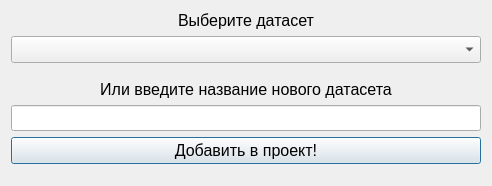
<?xml version="1.0" encoding="UTF-8"?>
<ui version="4.0">
 <class>diag_create_dataset</class>
 <widget class="QDialog" name="diag_create_dataset">
  <property name="geometry">
   <rect>
    <x>0</x>
    <y>0</y>
    <width>492</width>
    <height>186</height>
   </rect>
  </property>
  <property name="windowTitle">
   <string>Create Dataset</string>
  </property>
  <layout class="QVBoxLayout" name="diag_main_layout">
   <item>
    <widget class="QLabel" name="label_2">
     <property name="font">
      <font>
       <pointsize>12</pointsize>
      </font>
     </property>
     <property name="text">
      <string>Выберите датасет</string>
     </property>
     <property name="alignment">
      <set>Qt::AlignCenter</set>
     </property>
    </widget>
   </item>
   <item>
    <widget class="QComboBox" name="combo_choose_dataset">
     <property name="font">
      <font>
       <pointsize>12</pointsize>
      </font>
     </property>
    </widget>
   </item>
   <item>
    <spacer name="verticalSpacer_2">
     <property name="orientation">
      <enum>Qt::Vertical</enum>
     </property>
     <property name="sizeHint" stdset="0">
      <size>
       <width>20</width>
       <height>40</height>
      </size>
     </property>
    </spacer>
   </item>
   <item>
    <widget class="QLabel" name="label">
     <property name="font">
      <font>
       <pointsize>12</pointsize>
      </font>
     </property>
     <property name="text">
      <string>Или введите название нового датасета</string>
     </property>
     <property name="alignment">
      <set>Qt::AlignCenter</set>
     </property>
    </widget>
   </item>
   <item>
    <widget class="QLineEdit" name="lineedit_dataset_name">
     <property name="font">
      <font>
       <pointsize>11</pointsize>
      </font>
     </property>
    </widget>
   </item>
   <item>
    <widget class="QPushButton" name="button_ok">
     <property name="font">
      <font>
       <pointsize>12</pointsize>
      </font>
     </property>
     <property name="text">
      <string>Добавить в проект!</string>
     </property>
    </widget>
   </item>
   <item>
    <spacer name="verticalSpacer">
     <property name="orientation">
      <enum>Qt::Vertical</enum>
     </property>
     <property name="sizeHint" stdset="0">
      <size>
       <width>20</width>
       <height>40</height>
      </size>
     </property>
    </spacer>
   </item>
  </layout>
 </widget>
 <resources/>
 <connections/>
</ui>
